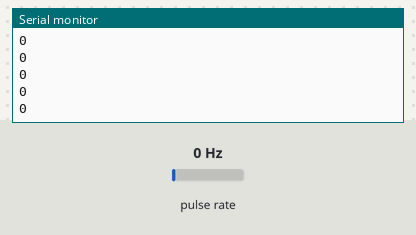
Bench run of a sketch on a simulated Arduino Uno, built with avr-gcc and run on an emulated ATmega328P. Shown: the last lines printed to the serial monitor. Wiring (inferred from the names in the program): pulse sensor: data pin 2. The inputs (shaded band) are chosen by the test bench; at power-on: pulse rate 0 Hz.

Above: at 1.2 s.
1.3 s: pulse rate (sensor on pin 2) set to 4 Hz
At 1.52 s:
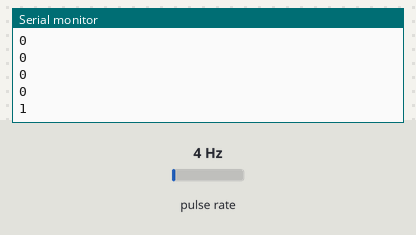
2.8 s: pulse rate (sensor on pin 2) set to 50 Hz
At 2.82 s:
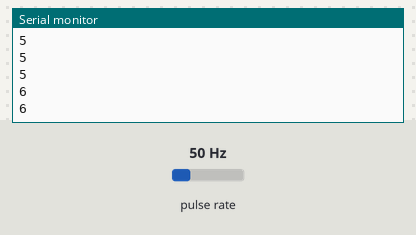
Timing chart, 0 to 5.8 s (numbered marks = the images above; inputs shaded):
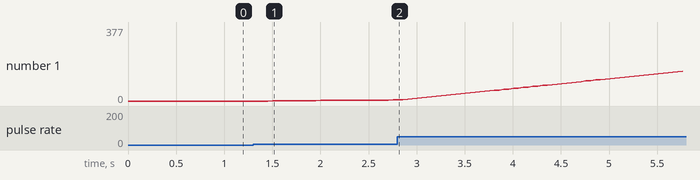

The sketch:

Rotary_encoder.ino
```cpp
#define ENCODER_PIN 2
volatile long encoder_val = 0;
void encoderISR() {
  encoder_val++;
}

void setup()
{
  attachInterrupt(digitalPinToInterrupt(ENCODER_PIN), encoderISR, RISING);
  Serial.begin(9600);
}
void loop()
{
  Serial.println(encoder_val);
  delay(50);
}
```

Measured:
- after the input at 1.3 s, the serial monitor: prints a new line after 0.20 s (image 1)
- plotted number 1: 0 → 6 after the input at 1.3 s, 6 → 377 after the input at 2.8 s
